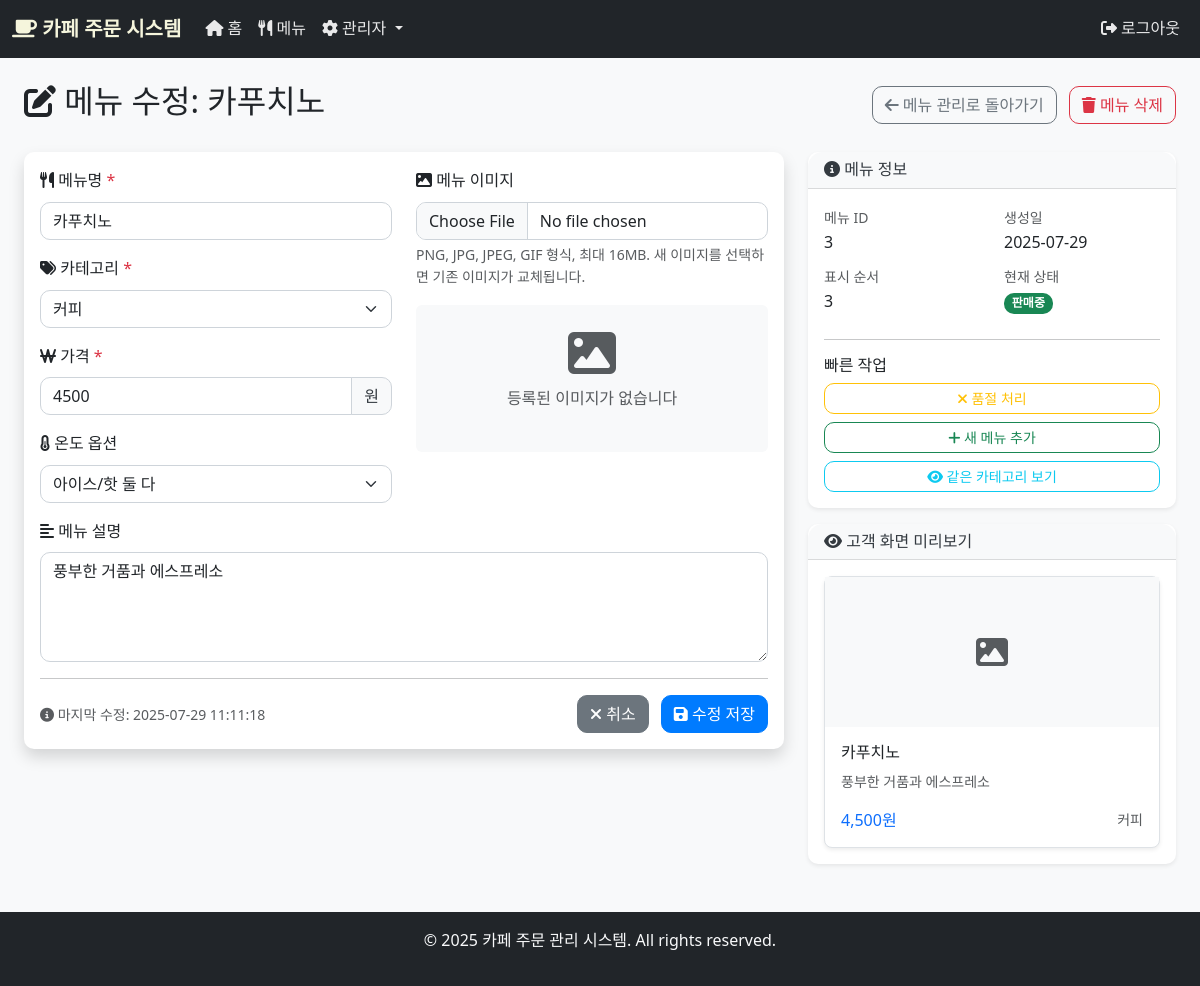
The app's page /admin/menu/edit/3 (signed in) with its own data.
### models.py (models this page shows, shortened)
class Menu(db.Model):
    __tablename__ = 'cafe_menu'
    id = db.Column(db.Integer, primary_key=True)
    name = db.Column(db.String(100), nullable=False)
    category = db.Column(db.String(50), nullable=False)
    price = db.Column(db.Float, nullable=False)
    description = db.Column(db.Text)
    image = db.Column(db.String(255))
    temperature_option = db.Column(db.String(20), default='both')  # 'ice', 'hot', 'both'
    display_order = db.Column(db.Integer, default=9999)
    is_soldout = db.Column(db.Boolean, default=False)
    created_at = db.Column(db.DateTime, default=datetime.now)
    updated_at = db.Column(db.DateTime, default=datetime.now, onupdate=datetime.now)
    order_items = db.relationship('OrderItem', backref='menu', lazy=True)

### app.py (the view)
    def decorated_function(*args, **kwargs):
        if not session.get('admin_logged_in'):
            return redirect(url_for('admin_login'))
        return f(*args, **kwargs)

### app.py (called while the page is built, shortened)
def login_required(f):
    def decorated_function(*args, **kwargs):
        if not session.get('admin_logged_in'):
            return redirect(url_for('admin_login'))
        return f(*args, **kwargs)
    decorated_function.__name__ = f.__name__
    return decorated_function

@app.route('/admin/menu/edit/<int:menu_id>', methods=['GET', 'POST'])
@login_required
def edit_menu(menu_id):
    menu = Menu.query.get_or_404(menu_id)
    categories = get_categories()
    return render_template('admin/edit_menu.html', menu=menu, categories=categories)

@app.context_processor
def inject_globals():
    cart_count = 0
    if 'cart' in session:
        cart_count = sum(item['quantity'] for item in session['cart'].values())
    return {
        'cart_count': cart_count,
        'admin_logged_in': session.get('admin_logged_in', False),
        'current_year': datetime.now().year
    }

### models.py (called while the page is built)
def get_categories():
    categories = db.session.query(Menu.category).distinct().all()
    return [category[0] for category in categories]

### templates/admin/edit_menu.html (shortened to what this page needs)
{% extends "base.html" %}
{% block content %}
<div class="container-fluid">
    <div class="row mb-4">
        <div class="col-12">
            <div class="d-flex justify-content-between align-items-center">
                <h2>
                    <i class="fas fa-edit"></i> 메뉴 수정: {{ menu.name }}
                </h2>
                <div>
                    <a href="{{ url_for('admin_menu') }}" class="btn btn-outline-secondary me-2">
                        <i class="fas fa-arrow-left"></i> 메뉴 관리로 돌아가기
                    </a>
                    <a href="{{ url_for('delete_menu', menu_id=menu.id) }}"
                       class="btn btn-outline-danger"
                       onclick="return confirm('정말로 이 메뉴를 삭제하시겠습니까?')">
                        <i class="fas fa-trash"></i> 메뉴 삭제
                    </a>
                </div>
            </div>
        </div>
    </div>
    <div class="row justify-content-center">
        <div class="col-lg-8">
            <div class="card shadow">
                <div class="card-body">
                    <form method="post" enctype="multipart/form-data" id="editMenuForm">
                        <div class="row">
                            <div class="col-md-6">
                                <div class="mb-3">
                                    <label for="name" class="form-label">
                                        <i class="fas fa-utensils"></i> 메뉴명 <span class="text-danger">*</span>
                                    </label>
                                    <input type="text" class="form-control" id="name" name="name"
                                           required value="{{ menu.name }}" placeholder="메뉴 이름을 입력하세요">
                                </div>
                                <div class="mb-3">
                                    <label for="category" class="form-label">
                                        <i class="fas fa-tags"></i> 카테고리 <span class="text-danger">*</span>
                                    </label>
                                    <select class="form-select" id="category" name="category" required>
                                        {% for category in categories %}
                                        <option value="{{ category }}" {% if category == menu.category %}selected{% endif %}>
                                            {{ category }}
                                        </option>
                                        {% endfor %}
                                    </select>
                                </div>
                                <div class="mb-3">
                                    <label for="price" class="form-label">
                                        <i class="fas fa-won-sign"></i> 가격 <span class="text-danger">*</span>
                                    </label>
                                    <div class="input-group">
                                        <input type="number" class="form-control" id="price" name="price"
                                               required min="0" step="100" value="{{ menu.price|int }}">
                                        <span class="input-group-text">원</span>
                                    </div>
                                </div>
                                <div class="mb-3">
                                    <label for="temperature_option" class="form-label">
                                        <i class="fas fa-thermometer-half"></i> 온도 옵션
                                    </label>
                                    <select class="form-select" id="temperature_option" name="temperature_option">
                                        <option value="both" {% if menu.temperature_option == 'both' %}selected{% endif %}>
                                            아이스/핫 둘 다
                                        </option>
                                    </select>
                                </div>
                            </div>
                            <div class="col-md-6">
                                <div class="mb-3">
                                    <label for="image" class="form-label">
                                        <i class="fas fa-image"></i> 메뉴 이미지
                                    </label>
                                    <input type="file" class="form-control" id="image" name="image"
                                           accept="image/*" onchange="previewImage(this)">
                                    <div class="form-text">
                                        PNG, JPG, JPEG, GIF 형식, 최대 16MB. 새 이미지를 선택하면 기존 이미지가 교체됩니다.
                                    </div>
                                </div>
                                <div class="mb-3">
                                    <div id="currentImage" class="text-center">
                                        {% if menu.image %}
                                        <div class="mb-2">
                                            <small class="text-muted">현재 이미지:</small>
                                        </div>
                                        <img src="{{ url_for('static', filename='uploads/' + menu.image) }}"
                                             alt="{{ menu.name }}" class="img-thumbnail"
                                             style="max-width: 200px; max-height: 200px;">
                                        {% else %}
                                        <div class="bg-light p-4 rounded">
                                            <i class="fas fa-image fa-3x text-muted"></i>
                                            <p class="text-muted mt-2">등록된 이미지가 없습니다</p>
                                        </div>
                                        {% endif %}
                                    </div>
                                </div>
                            </div>
                        </div>
                        <div class="mb-3">
                            <label for="description" class="form-label">
                                <i class="fas fa-align-left"></i> 메뉴 설명
                            </label>
                            <textarea class="form-control" id="description" name="description" rows="4"
                                    placeholder="메뉴에 대한 설명을 입력하세요">{{ menu.description or '' }}</textarea>
                        </div>
                        <hr>
                        <div class="d-flex justify-content-between align-items-center">
                            <div>
                                <small class="text-muted">
                                    <i class="fas fa-info-circle"></i>
                                    마지막 수정: {{ menu.updated_at.strftime('%Y-%m-%d %H:%M:%S') if menu.updated_at else '없음' }}
                                </small>
                            </div>
                            <div>
                                <a href="{{ url_for('admin_menu') }}" class="btn btn-secondary me-2">
                                    <i class="fas fa-times"></i> 취소
                                </a>
                                <button type="submit" class="btn btn-primary">
                                    <i class="fas fa-save"></i> 수정 저장
                                </button>
                            </div>
                        </div>
                    </form>
                </div>
            </div>
        </div>
        <div class="col-lg-4">
            <div class="card">
                <div class="card-header">
                    <h6 class="mb-0">
                        <i class="fas fa-info-circle"></i> 메뉴 정보
                    </h6>
                </div>
                <div class="card-body">
                    <div class="row">
                        <div class="col-6">
                            <small class="text-muted">메뉴 ID</small>
                            <p class="mb-2">{{ menu.id }}</p>
                        </div>
                        <div class="col-6">
                            <small class="text-muted">생성일</small>
                            <p class="mb-2">{{ menu.created_at.strftime('%Y-%m-%d') if menu.created_at else '없음' }}</p>
                        </div>
                        <div class="col-6">
                            <small class="text-muted">표시 순서</small>
                            <p class="mb-2">{{ menu.display_order }}</p>
                        </div>
                        <div class="col-6">
                            <small class="text-muted">현재 상태</small>
                            <p class="mb-2">
                                {% if menu.is_soldout %}
                                <span class="badge bg-danger">품절</span>
                                {% else %}
                                <span class="badge bg-success">판매중</span>
                                {% endif %}
                            </p>
                        </div>
                    </div>
                    <hr>
                    <h6>빠른 작업</h6>
                    <div class="d-grid gap-2">
                        <button class="btn btn-outline-{% if menu.is_soldout %}success{% else %}warning{% endif %} btn-sm"
                                onclick="toggleSoldout()">
                            {% if menu.is_soldout %}
                            <i class="fas fa-check"></i> 판매 재개
                            {% else %}
                            <i class="fas fa-times"></i> 품절 처리
                            {% endif %}
                        </button>
                        <a href="{{ url_for('add_menu') }}" class="btn btn-outline-success btn-sm">
                            <i class="fas fa-plus"></i> 새 메뉴 추가
                        </a>
                        <a href="{{ url_for('admin_menu', category=menu.category) }}" class="btn btn-outline-info btn-sm">
                            <i class="fas fa-eye"></i> 같은 카테고리 보기
                        </a>
                    </div>
                </div>
            </div>
            <div class="card mt-3">
                <div class="card-header">
                    <h6 class="mb-0">
                        <i class="fas fa-eye"></i> 고객 화면 미리보기
                    </h6>
                </div>
                <div class="card-body">
                    <div class="card menu-preview-card">
                        <div id="previewImageContainer" class="card-img-top">
                            {% if menu.image %}
                            <img src="{{ url_for('static', filename='uploads/' + menu.image) }}"
                                 alt="{{ menu.name }}" style="width: 100%; height: 150px; object-fit: cover;">
                            {% else %}
                            <div class="bg-light d-flex align-items-center justify-content-center" style="height: 150px;">
                                <i class="fas fa-image fa-2x text-muted"></i>
                            </div>
                            {% endif %}
                        </div>
                        <div class="card-body">
                            <h6 class="card-title" id="previewName">{{ menu.name }}</h6>
                            <p class="card-text text-muted small" id="previewDescription">
                                {{ menu.description or '메뉴 설명' }}
                            </p>
                            <div class="d-flex justify-content-between align-items-center">
                                <span class="h6 text-primary mb-0" id="previewPrice">{{ "{:,}".format(menu.price|int) }}원</span>
                                <small class="text-muted" id="previewCategory">{{ menu.category }}</small>
                            </div>
                        </div>
                    </div>
                </div>
            </div>
        </div>
    </div>
</div>
{% endblock %}

### static/css/style.css (style rules this page uses)
:root { --primary-color: #007bff; --success-color: #28a745; --warning-color: #ffc107; --danger-color: #dc3545; --info-color: #17a2b8; --light-color: #f8f9fa; --dark-color: #343a40; --coffee-brown: #8B4513; --cafe-cream: #F5F5DC; }
body { font-family: 'Segoe UI', Tahoma, Geneva, Verdana, sans-serif; background-color: #f8f9fa; line-height: 1.6; }
.card { border: none; border-radius: 15px; box-shadow: 0 0.125rem 0.25rem rgba(0, 0, 0, 0.075); transition: transform 0.2s ease-in-out, box-shadow 0.2s ease-in-out; }
.card-header { background-color: var(--light-color); border-bottom: 1px solid rgba(0, 0, 0, 0.125); border-radius: 15px 15px 0 0 !important; font-weight: 600; color: var(--dark-color); }
.btn { border-radius: 10px; font-weight: 500; transition: all 0.3s ease; }
.btn-primary { background-color: var(--primary-color); border-color: var(--primary-color); }
.badge { border-radius: 10px; }
.form-control, .form-select { border-radius: 10px; border: 1px solid #ced4da; transition: border-color 0.15s ease-in-out, box-shadow 0.15s ease-in-out; }
.input-group-text { border-radius: 0 10px 10px 0; background-color: var(--light-color); border-color: #ced4da; color: var(--dark-color); }

### templates/admin/edit_menu.html (style rules this page uses)
.card { border-radius: 10px; }
.menu-preview-card { border: 1px solid #dee2e6; border-radius: 8px; transition: none; }
.menu-preview-card .card-body { padding: 1rem; }

### records on screen
Menu: name "카푸치노", category "커피", price "4500", temperature_option "아이스/핫 둘 다", description "풍부한 거품과 에스프레소", updated_at "2025-07-29 11:11:18", id "3", created_at "2025-07-29", display_order "3", price "4,500"
